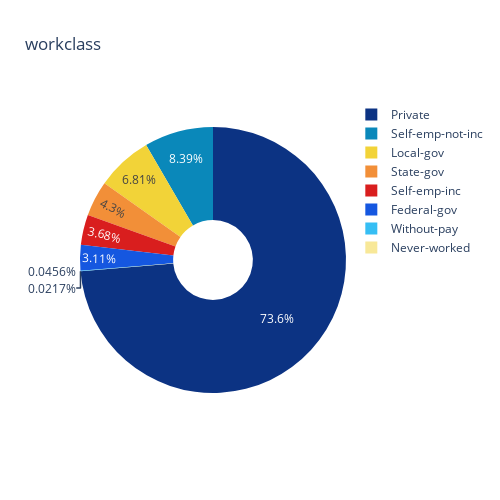
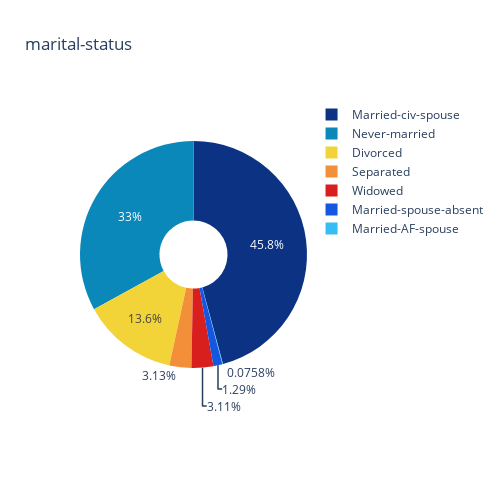
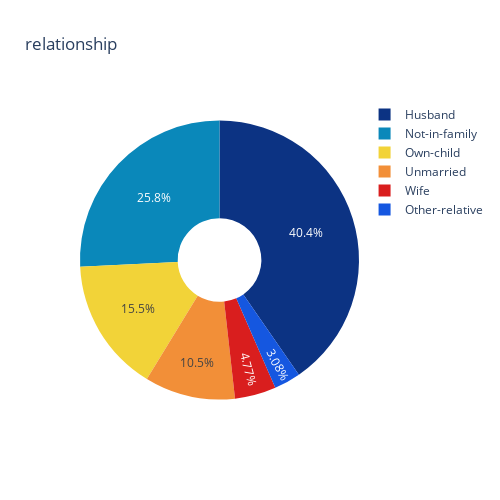
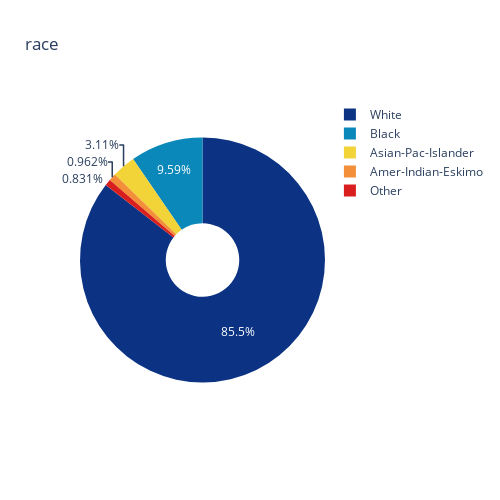

Source (notebook cell) for these figures, in order:
### Code cell
for cat in cat_cols:
    if adult[cat].nunique() <= 8:
        data = pd.DataFrame(adult[cat].value_counts())
        fig = px.pie(data,names=data.index,title=cat,values=data[cat].values,height=500,width=500,hole=0.3,color_discrete_sequence=px.colors.plotlyjs.Portland)
        fig.show()

### Figure 1 — Plotly figure (JSON) as saved in the notebook; plotly's stock layout.template omitted (floating-point values rounded to 4 significant figures)
{"data": [{"domain": {"x": [0, 1], "y": [0, 1]}, "hole": 0.3, "hovertemplate": "index=%{label}<br>value=%{value}<extra></extra>", "labels": ["Private", "Self-emp-not-inc", "Local-gov", "State-gov", "Self-emp-inc", "Federal-gov", "Without-pay", "Never-worked"], "legendgroup": "", "name": "", "showlegend": true, "type": "pie", "values": [33906, 3862, 3136, 1981, 1695, 1432, 21, 10]}], "layout": {"height": 500, "legend": {"tracegroupgap": 0}, "piecolorway": ["rgb(12,51,131)", "rgb(10,136,186)", "rgb(242,211,56)", "rgb(242,143,56)", "rgb(217,30,30)"], "title": {"text": "workclass"}, "width": 500}}

### Figure 2 — Plotly figure (JSON) as saved in the notebook; plotly's stock layout.template omitted (floating-point values rounded to 4 significant figures)
{"data": [{"domain": {"x": [0, 1], "y": [0, 1]}, "hole": 0.3, "hovertemplate": "index=%{label}<br>value=%{value}<extra></extra>", "labels": ["Married-civ-spouse", "Never-married", "Divorced", "Separated", "Widowed", "Married-spouse-absent", "Married-AF-spouse"], "legendgroup": "", "name": "", "showlegend": true, "type": "pie", "values": [22379, 16117, 6633, 1530, 1518, 628, 37]}], "layout": {"height": 500, "legend": {"tracegroupgap": 0}, "piecolorway": ["rgb(12,51,131)", "rgb(10,136,186)", "rgb(242,211,56)", "rgb(242,143,56)", "rgb(217,30,30)"], "title": {"text": "marital-status"}, "width": 500}}

### Figure 3 — Plotly figure (JSON) as saved in the notebook; plotly's stock layout.template omitted (floating-point values rounded to 4 significant figures)
{"data": [{"domain": {"x": [0, 1], "y": [0, 1]}, "hole": 0.3, "hovertemplate": "index=%{label}<br>value=%{value}<extra></extra>", "labels": ["Husband", "Not-in-family", "Own-child", "Unmarried", "Wife", "Other-relative"], "legendgroup": "", "name": "", "showlegend": true, "type": "pie", "values": [19716, 12583, 7581, 5125, 2331, 1506]}], "layout": {"height": 500, "legend": {"tracegroupgap": 0}, "piecolorway": ["rgb(12,51,131)", "rgb(10,136,186)", "rgb(242,211,56)", "rgb(242,143,56)", "rgb(217,30,30)"], "title": {"text": "relationship"}, "width": 500}}

### Figure 4 — Plotly figure (JSON) as saved in the notebook; plotly's stock layout.template omitted (floating-point values rounded to 4 significant figures)
{"data": [{"domain": {"x": [0, 1], "y": [0, 1]}, "hole": 0.3, "hovertemplate": "index=%{label}<br>value=%{value}<extra></extra>", "labels": ["White", "Black", "Asian-Pac-Islander", "Amer-Indian-Eskimo", "Other"], "legendgroup": "", "name": "", "showlegend": true, "type": "pie", "values": [41762, 4685, 1519, 470, 406]}], "layout": {"height": 500, "legend": {"tracegroupgap": 0}, "piecolorway": ["rgb(12,51,131)", "rgb(10,136,186)", "rgb(242,211,56)", "rgb(242,143,56)", "rgb(217,30,30)"], "title": {"text": "race"}, "width": 500}}
